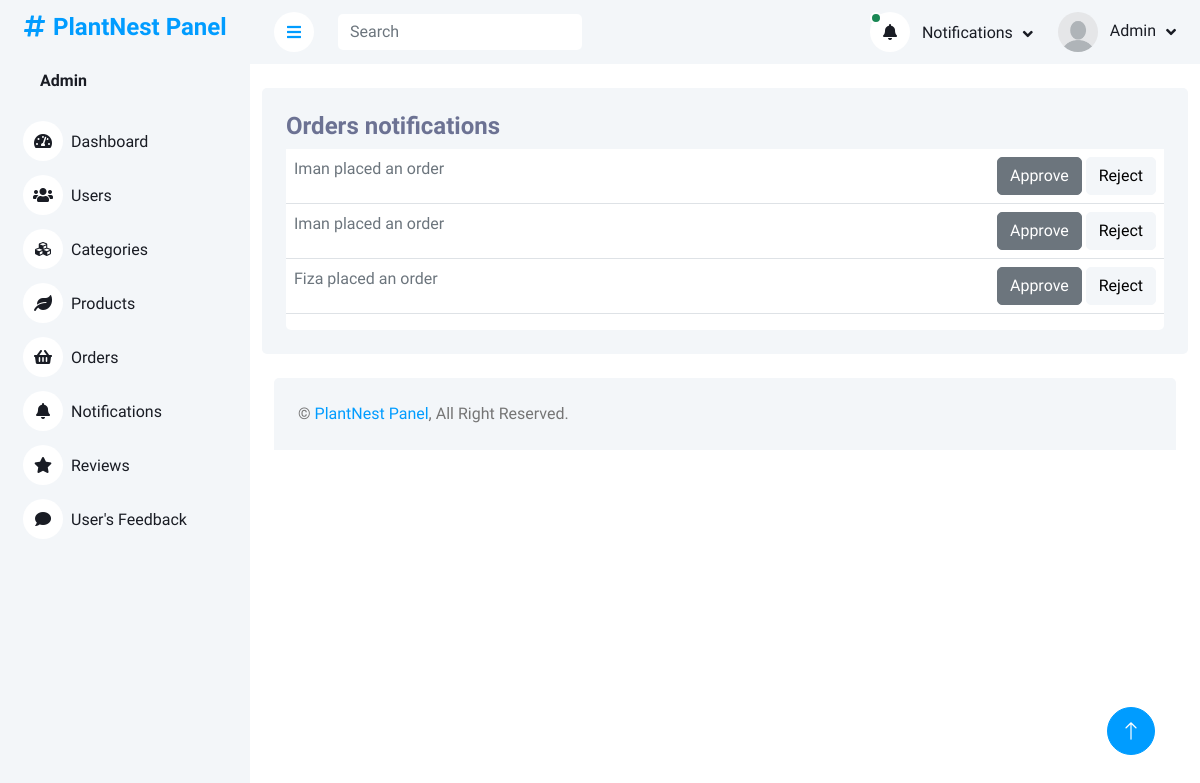
/plantnest/adminPanel/notifications.php (signed in), run on an earlier commit of the app's database.
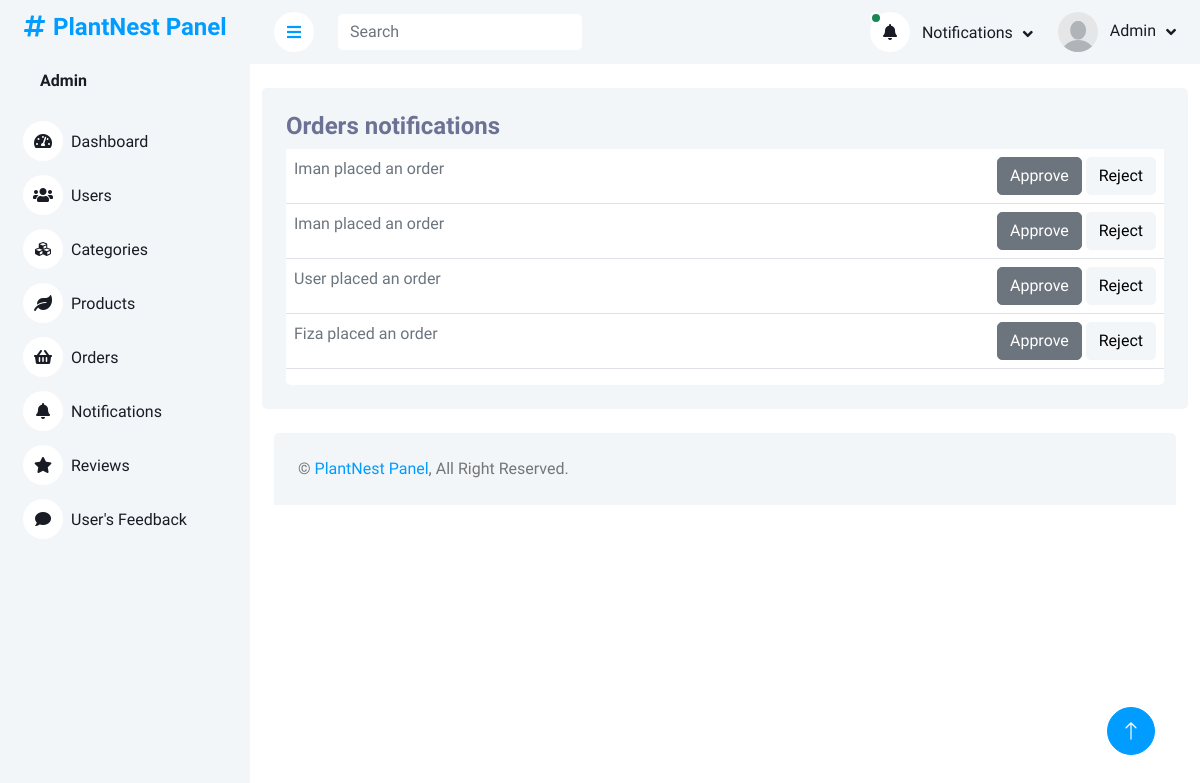
And on a later commit of the database.
### tables this page shows
CREATE TABLE `final_order` (
  `order_id` int(11) NOT NULL,
  `user_id` int(11) NOT NULL,
  `fullName` varchar(225) DEFAULT NULL,
  `phone` int(11) DEFAULT NULL,
  `city` varchar(225) DEFAULT NULL,
  `userState` varchar(225) DEFAULT NULL,
  `zipCode` int(8) DEFAULT NULL,
  `qty` int(11) NOT NULL,
  `total_price` int(11) NOT NULL,
  `date_of_order` timestamp NOT NULL DEFAULT current_timestamp() ON UPDATE current_timestamp(),
  `orderStatus` enum('pending','approved','rejected') NOT NULL DEFAULT 'pending',
  `billing_address` text NOT NULL,
  `shipping_address` text NOT NULL,
  `payment_method` enum('COD','Card') NOT NULL,
  `card_number` varchar(222) NOT NULL,
  `expiry_date` date DEFAULT NULL,
  `cvv` varchar(32) NOT NULL
);

CREATE TABLE `users` (
  `userID` int(11) NOT NULL,
  `firstName` varchar(225) DEFAULT NULL,
  `lastName` varchar(225) DEFAULT NULL,
  `userEmail` varchar(225) NOT NULL,
  `userPassword` varchar(225) DEFAULT NULL
);

### plantnest/adminPanel/notifications.php (the view, shortened to what this page needs)
<?php
include('header_admin.php')
?>
<div class="container pt-4">
    <div class="bg-light rounded p-4">
        <div class="row">
            <div class="col-12">
                <div class="bg-white rounded h-100 ">
                    <div class="d-flex bg-light justify-content-between">
                        <h4>Orders notifications</h4>
                    </div>
                    <div class="table-responsive bg- ">
                        <table class="table">
                            <tbody>
                                <?php
                        $query = $pdo->query("SELECT * from final_order INNER JOIN users on final_order.user_id = users.userID  where orderStatus = 'pending'");
                        $result = $query->fetchAll(PDO::FETCH_ASSOC);
                        foreach($result as $row){
                        ?>
                                <tr class="tr-row">
                                    <td class="d-flex justify-content-around">
                                        <span class="flex-grow-1">
                                            <a href="orders.php" class="link-secondary">
                                                <?php echo ucfirst($row['firstName'])?>
                                                placed an order
                                            </a>
                                        </span>
                                        <form method="post">
                                            <button class="approve-btn btn btn-secondary"
                                                name='order-approve-btn'
                                                onclick="approveRow(this)">Approve</button>
                                            <button class="reject-btn btn btn-light"
                                                name='order-reject-btn'
                                                onclick="rejectRow(this)">Reject</button>
                                        </form>
                                    </td>
                                </tr>
                                <?php
                        }if(empty($result)){
                            ?>
                                <tr>
                                    <td class="d-flex justify-content-center p-5">
                                            <p>
                                                No Orders
                                            </p>
                                    </td>
                                </tr>
                                <?php
                        }
                                       ?>
                            </tbody>
                        </table>
                    </div>
                </div>
            </div>
        </div>
    </div>
</div>
<?php
include('footer.php')
?>

What changed in the data, as far as the page shows it:
added final_order: user.firstName "User"
